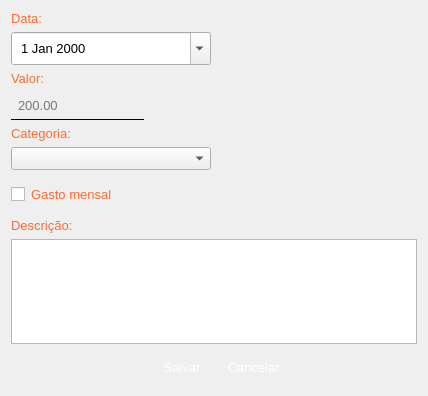
<?xml version="1.0" encoding="UTF-8"?>
<ui version="4.0">
 <class>createGastos</class>
 <widget class="QDialog" name="createGastos">
  <property name="geometry">
   <rect>
    <x>0</x>
    <y>0</y>
    <width>428</width>
    <height>396</height>
   </rect>
  </property>
  <property name="minimumSize">
   <size>
    <width>428</width>
    <height>356</height>
   </size>
  </property>
  <property name="maximumSize">
   <size>
    <width>428</width>
    <height>396</height>
   </size>
  </property>
  <property name="font">
   <font>
    <family>Segoe UI</family>
    <pointsize>10</pointsize>
   </font>
  </property>
  <property name="windowTitle">
   <string>Novo gasto</string>
  </property>
  <property name="windowIcon">
   <iconset resource="icons.qrc">
    <normaloff>:/Downloads/main_icon.png</normaloff>:/Downloads/main_icon.png</iconset>
  </property>
  <property name="styleSheet">
   <string notr="true">QDialog{
	background-image: url(:/Downloads/background2.jpg);
}
QLabel{
	color:#FF692E;
	font: 12pt &quot;Segoe UI&quot;;
}
QPushButton{
	background-color: qlineargradient(x1: 0, y1: 0, x2: 0, y2: 1,
                                stop: 0 #ff9b58, stop: 0.4 #ff7037,
                                stop: 0.5 #ff7037, stop: 1.0 #ff9b58);
	border:none;
	padding: 10px;
	color:#FFF;
}
QLineEdit{
	border:none;
	background-color: transparent;
	padding:5px;
	border-bottom: 1px solid #000;
}
QDateEdit{
	padding:5px;
}
QCheckBox{
	color:#FF692E;
	margin: 10px 0;
}</string>
  </property>
  <layout class="QVBoxLayout" name="verticalLayout">
   <item>
    <layout class="QGridLayout" name="gridLayout">
     <item row="10" column="0">
      <widget class="QLabel" name="labelCate">
       <property name="text">
        <string>Categoria:</string>
       </property>
      </widget>
     </item>
     <item row="13" column="0">
      <widget class="QLabel" name="labelDesc">
       <property name="text">
        <string>Descrição:</string>
       </property>
      </widget>
     </item>
     <item row="9" column="0" alignment="Qt::AlignLeft">
      <widget class="QLineEdit" name="valorInput">
       <property name="placeholderText">
        <string>200.00</string>
       </property>
      </widget>
     </item>
     <item row="14" column="0" colspan="2">
      <widget class="QTextEdit" name="descInput"/>
     </item>
     <item row="15" column="1" alignment="Qt::AlignLeft">
      <widget class="QPushButton" name="cancelButton">
       <property name="cursor">
        <cursorShape>PointingHandCursor</cursorShape>
       </property>
       <property name="text">
        <string>Cancelar</string>
       </property>
      </widget>
     </item>
     <item row="15" column="0" alignment="Qt::AlignRight">
      <widget class="QPushButton" name="saveButton">
       <property name="cursor">
        <cursorShape>PointingHandCursor</cursorShape>
       </property>
       <property name="styleSheet">
        <string notr="true"/>
       </property>
       <property name="text">
        <string>Salvar</string>
       </property>
       <property name="autoDefault">
        <bool>false</bool>
       </property>
       <property name="default">
        <bool>false</bool>
       </property>
       <property name="flat">
        <bool>false</bool>
       </property>
      </widget>
     </item>
     <item row="11" column="0">
      <widget class="QComboBox" name="categoriasComboBox">
       <property name="maxVisibleItems">
        <number>5</number>
       </property>
      </widget>
     </item>
     <item row="12" column="0">
      <widget class="QCheckBox" name="mensalInput">
       <property name="text">
        <string>Gasto mensal</string>
       </property>
      </widget>
     </item>
     <item row="7" column="0" alignment="Qt::AlignLeft">
      <widget class="QLabel" name="labelValor">
       <property name="text">
        <string>Valor:</string>
       </property>
      </widget>
     </item>
     <item row="6" column="0">
      <widget class="QDateEdit" name="dateInput">
       <property name="cursor">
        <cursorShape>ArrowCursor</cursorShape>
       </property>
       <property name="calendarPopup">
        <bool>true</bool>
       </property>
       <property name="date">
        <date>
         <year>2000</year>
         <month>1</month>
         <day>1</day>
        </date>
       </property>
      </widget>
     </item>
     <item row="5" column="0">
      <widget class="QLabel" name="labelData">
       <property name="text">
        <string>Data:</string>
       </property>
      </widget>
     </item>
     <item row="11" column="1" alignment="Qt::AlignLeft">
      <widget class="QPushButton" name="createCatGastoButton">
       <property name="styleSheet">
        <string notr="true">padding:0;
background-color:none;</string>
       </property>
       <property name="icon">
        <iconset resource="icons.qrc">
         <normaloff>:/Downloads/icons8-plus.svg</normaloff>:/Downloads/icons8-plus.svg</iconset>
       </property>
       <property name="iconSize">
        <size>
         <width>25</width>
         <height>25</height>
        </size>
       </property>
       <property name="autoDefault">
        <bool>false</bool>
       </property>
       <property name="flat">
        <bool>true</bool>
       </property>
      </widget>
     </item>
    </layout>
   </item>
  </layout>
 </widget>
 <resources>
  <include location="icons.qrc"/>
 </resources>
 <connections/>
</ui>
